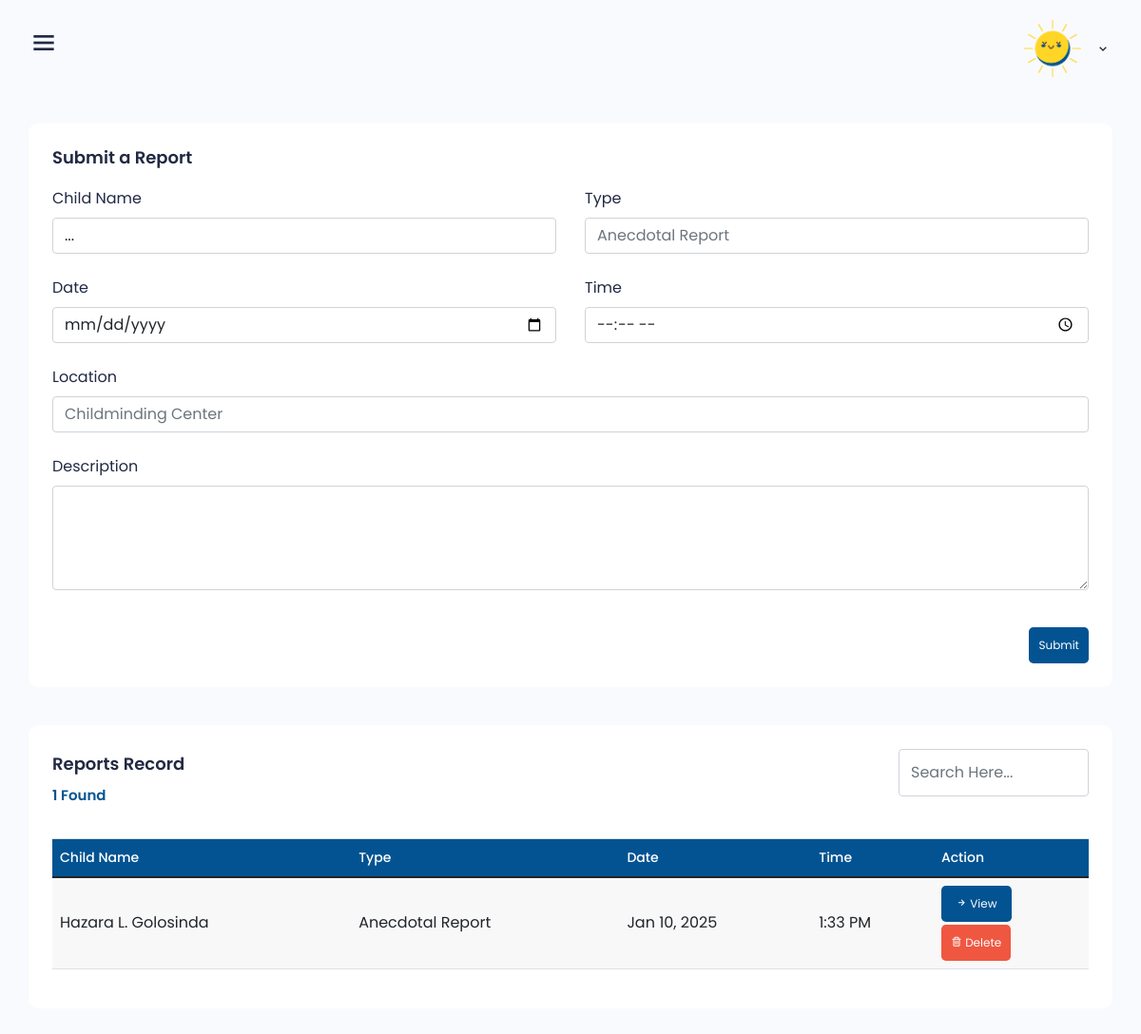
Page /dashboard/admin/reports.php (signed in) on the committed database.
### tables this page shows
CREATE TABLE `incident_report` (
  `incident_id` int(11) NOT NULL,
  `teacher_id` int(11) DEFAULT NULL,
  `location` varchar(50) NOT NULL,
  `date` date DEFAULT NULL,
  `time` time NOT NULL,
  `type` varchar(50) DEFAULT NULL,
  `description` text DEFAULT NULL,
  `child_id` int(11) DEFAULT NULL,
  `seen` varchar(10) NOT NULL DEFAULT 'no'
);

CREATE TABLE `child_record` (
  `child_id` int(11) NOT NULL,
  `child_name` varchar(255) DEFAULT NULL,
  `child_age` varchar(15) DEFAULT NULL,
  `gender` varchar(15) DEFAULT NULL,
  `date_of_birth` date DEFAULT NULL,
  `address` varchar(255) DEFAULT NULL,
  `place_of_birth` varchar(100) NOT NULL,
  `allergies` varchar(255) DEFAULT NULL,
  `user_id` int(11) DEFAULT NULL
);

### dashboard/admin/reports.php (the view, shortened to what this page needs)
<!DOCTYPE html>
<html lang="en">
<head>
     <?php include("head.php"); ?>
</head>
<body class="sidebar-expand counter-scroll">
   <?php include("header.php"); ?>
    <div class="main">
<div class="main-content teacher-form">
    <div class="row">
        <div class="col-4 col-xl-12">
            <div class="box">
                <div class="box-body">
                    <h6>Submit a Report</h6>
                    <form id="ReportForm" action="insert_report.php" method="POST" style="margin-top: 20px;">
    <div class="row">
        <div class="col-md-6 col-sm-12 mb-24">
            <div class="form-group">
                <label class="form-label">Child Name</label>
                <select class="form-control" name="child_id" required>
                    <option hidden selected value="">...</option>
                </select>
            </div>
        </div>
        <div class="col-md-6 col-sm-12 mb-24">
    <div class="form-group">
        <label class="form-label">Type</label>
        <input type="text" name="type" placeholder="Anecdotal Report" class="form-control" required>
    </div>
</div>
            <div class="col-md-6 col-sm-12 mb-24">
    <div class="form-group">
        <label class="form-label">Date</label>
        <input type="date" name="date" class="form-control" required>
    </div>
</div>
<div class="col-md-6 col-sm-12 mb-24">
    <div class="form-group">
        <label class="form-label">Time</label>
        <input type="time" name="time" class="form-control" required>
    </div>
</div>
    <div class="col-md-12 col-sm-12 mb-24">
            <div class="form-group">
                <label class="form-label">Location</label>
                 <input type="text" name="location" class="form-control" required placeholder="Childminding Center">
            </div>
        </div>
        <div class="col-md-12 col-sm-12 mb-24">
            <div class="form-group">
                <label class="form-label">Description</label>
                <textarea class="form-control" required name="description" rows="4"></textarea>
            </div>
        </div>
    </div>
    <div class="gr-btn mt-15" style="display: flex; justify-content: flex-end;">
        <button type="submit" class="btn btn-primary btn-lg" style="font-size: 12px; margin-top: 0px; margin-left: 20px; padding: 10px;">
            Submit
        </button>
    </div>
</form>
                </div>
            </div>
        </div>
         <div class="col-8 col-xl-12">
            <div class="box" style="overflow-x:auto;">
                <div class="box-body">
                    <div style="display: flex; justify-content: space-between;flex-wrap: wrap;margin-bottom: 20px;">
                    <h5 class="mb-10 mt-0 font-w600 fs-18 line-h18">Reports Record <br><span style="font-size: 15px;color: #035392" id="totalfound">0 Found</span></h5>
                    <input type="text" id="searchInput" placeholder="Search Here..." class="form-control" style="width: 200px; height: 50px;" onkeyup="filterTable()">
                      </div>
<?php
include '../../db_conn.php';
$sql = "SELECT ir.*, c.*
FROM incident_report ir
INNER JOIN child_record c ON c.child_id = ir.child_id";
$result = $conn->query($sql);
?>
<table class="table table-vcenter text-nowrap table-bordered dataTable no-footer mw-100" id="reports" role="grid">
    <thead>
        <tr class="top" style="background: #035392;color:white">
            <th class="border-bottom-0 sorting fs-14 font-w500">Child Name</th>
            <th class="border-bottom-0 sorting fs-14 font-w500">Type</th>
            <th class="border-bottom-0 sorting fs-14 font-w500">Date</th>
            <th class="border-bottom-0 sorting fs-14 font-w500">Time</th>
            <th class="border-bottom-0 sorting fs-14 font-w500">Action</th>
        </tr>
    </thead>
    <tbody>
        <?php
        if ($result->num_rows > 0) {
            while ($row = $result->fetch_assoc()) {
               $incident_id = htmlspecialchars($row['incident_id']);
$date = htmlspecialchars($row['date']);
$type = htmlspecialchars($row['type']);
$time = htmlspecialchars($row['time']);
$childName = htmlspecialchars($row['child_name']);
$formattedDate = date('M d, Y', strtotime($date));
$formattedTime = date('g:i A', strtotime($time));
                echo "<tr>
                        <td>
            <form action='view_report.php' method='POST'>
                <input type='hidden' name='incident_id' value='$incident_id'>
                <button type='submit' style='border:none; background:none; padding:0; font-size: inherit; color: inherit; cursor:pointer;'>$childName</button>
            </form>
        </td>
        <td>
            <form action='view_report.php' method='POST'>
                <input type='hidden' name='incident_id' value='$incident_id'>
                <button type='submit' style='border:none; background:none; padding:0; font-size: inherit; color: inherit; cursor:pointer;'>$type</button>
            </form>
        </td>
        <td>
            <form action='view_report.php' method='POST'>
                <input type='hidden' name='incident_id' value='$incident_id'>
                <button type='submit' style='border:none; background:none; padding:0; font-size: inherit; color: inherit; cursor:pointer;'>$formattedDate</button>
            </form>
        </td>
        <td>
            <form action='view_report.php' method='POST'>
                <input type='hidden' name='incident_id' value='$incident_id'>
                <button type='submit' style='border:none; background:none; padding:0; font-size: inherit; color: inherit; cursor:pointer;'>$formattedTime</button>
            </form>
        </td>
                        <td>
            <form action='view_report.php' method='POST'>
                <input type='hidden' name='incident_id' value='$incident_id'>
                <button type='submit' class='btn btn-danger btn-lg ' style='font-size: 12px;padding: 10px 15px; margin-bottom:3px;background:#035392'>
                   <i class='bx bx-right-arrow-alt'></i> View
                </button>
            </form>
        <button class='btn btn-danger btn-lg delete-btn' data-id='$incident_id' style='font-size: 12px;padding: 10px;background:#EF5741'><i class='bx bx-trash'></i> Delete</button></td>
                      </tr>";
            }
        } else {
            echo "";
        }
        ?>
    </tbody>
</table>
</div>
</div>
        </div>
        </div>
    </div>
</div>
</body>
</html>

### dashboard/css/grid.css (style rules this page uses)
.row { display: flex; flex-wrap: wrap; margin: 0 -15px; }
[class*="col-"] { padding: 0 15px; margin-bottom: 40px; }
.col-4 { width: 33.33%; }
.col-8 { width: 66.66%; }
@media only screen and (max-width: 1700px) { .col-xl-12 { width: 100%; } }
@media only screen and (max-width: 1280px) { .col-md-6 { width: 50%; } }
@media only screen and (max-width: 1280px) { .col-md-12 { width: 100%; } }

### dashboard/css/responsive.css (style rules this page uses)
@media only screen and (max-width: 1200px) { .main-content { padding: 30px; } }

### rows in the picture
incident_report: child.child_name "Hazara L. Golosinda", type "Anecdotal Report", date "Jan 10, 2025", time "1:33 PM"
